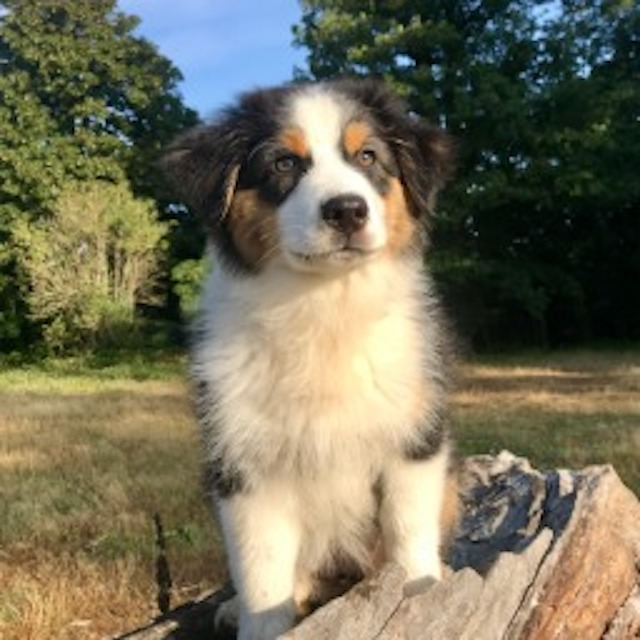
#> input picture IMG_InPut/Pashmina_rezised.jpg, 640 x 640 px
$ python resampling_fourier.py --image ../../IMG_InPut/Pashmina_rezised.jpg
#> lines starting #> are read from the running program, lines starting #| are printed output that depends on the picture
import numpy as np
import matplotlib
matplotlib.use('Agg')
import matplotlib.pyplot as plt
from PIL import Image
from scipy.ndimage import uniform_filter
import argparse, os


def rgb2luminance(img):
    if img.ndim == 2:
        return img.astype(np.float32)
    return (0.299 * img[..., 0] + 0.587 * img[..., 1] + 0.114 * img[..., 2]).astype(np.float32)


def rank_transform(img, sz=3):
    lm = uniform_filter(img.astype(np.float64), size=sz, mode='reflect')
    return (img - lm).astype(np.float32)


def retailler(img, taille, filtre):
    filtres = {"nearest": Image.NEAREST, "bilinear": Image.BILINEAR,
               "bicubic": Image.BICUBIC, "lanczos": Image.LANCZOS}
    H, W = img.shape
    pil   = Image.fromarray(img.astype(np.uint8))
    petit = pil.resize((taille, taille), resample=filtres[filtre])
    grand = petit.resize((W, H), resample=filtres[filtre])
    return np.array(grand, dtype=np.float32)


def spectre_2d(img):
    x = rank_transform(img)
    F = np.fft.fftshift(np.fft.fft2(x.astype(np.float64)))
    return np.log1p(np.abs(F)).astype(np.float32)


def profil_1d(img, direction="horizontal"):
    x    = rank_transform(img)
    axe  = 1 if direction == "horizontal" else 0
    F    = np.fft.fft(x.astype(np.float64), axis=axe)
    prof = np.abs(F).mean(axis=1 - axe)
    return np.fft.fftshift(prof).astype(np.float32)


def pics_theoriques(taille_orig, taille_cible, max_k=4):
    delta = abs(taille_orig - taille_cible)
    pics  = []
    for k in range(1, max_k + 1):
        if k * delta <= taille_orig // 2:
            pics.append(k * delta)
    return pics


def style_ax(ax):
    ax.set_facecolor('#1a1a1a')
    ax.tick_params(colors='gray', labelsize=7)
    ax.set_xlabel("fréquence", color='gray', fontsize=8)
    for sp in ax.spines.values():
        sp.set_color('#333')


FILTRES  = ["nearest", "bilinear", "bicubic", "lanczos"]
COULEURS = {"nearest": "#ff6b6b", "bilinear": "#ffd93d",
            "bicubic": "#6bcb77", "lanczos": "#4d96ff"}


def figure_analyse(img_orig, taille_cible, chemin_sortie, direction="horizontal"):
    H, W        = img_orig.shape
    reimages    = {f: retailler(img_orig, taille_cible, f) for f in FILTRES}
    spec_orig   = spectre_2d(img_orig)
    prof_orig   = profil_1d(img_orig, direction)
    pics_th     = pics_theoriques(W if direction == "horizontal" else H, taille_cible)
    xs          = np.linspace(-(W // 2), W // 2, len(prof_orig))

    fig, axes = plt.subplots(4, 5, figsize=(24, 18))
    fig.patch.set_facecolor('#0f0f0f')

    # ligne 0 : images
    axes[0, 0].imshow(img_orig, cmap='gray', aspect='auto')
    axes[0, 0].axis('off')
    axes[0, 0].set_title("Original", color='white', fontsize=10)
    for j, f in enumerate(FILTRES):
        axes[0, j+1].imshow(reimages[f], cmap='gray', aspect='auto')
        axes[0, j+1].axis('off')
        axes[0, j+1].set_title(f"{f}\n→{taille_cible}→{W}", color=COULEURS[f], fontsize=10, fontweight='bold')

    # ligne 1 : spectres 2D
    vmax = np.percentile(spec_orig, 99.5)
    axes[1, 0].imshow(spec_orig, cmap='inferno', vmin=0, vmax=vmax, aspect='auto')
    axes[1, 0].axis('off')
    axes[1, 0].set_title("Spectre 2D\nOriginal", color='white', fontsize=9)
    for j, f in enumerate(FILTRES):
        axes[1, j+1].imshow(spectre_2d(reimages[f]), cmap='inferno', vmin=0, vmax=vmax, aspect='auto')
        axes[1, j+1].axis('off')
        axes[1, j+1].set_title(f"Spectre 2D\n{f}", color=COULEURS[f], fontsize=9, fontweight='bold')

    # ligne 2 : profils 1D
    axes[2, 0].plot(xs, prof_orig / prof_orig.max(), color='white', lw=1, alpha=0.6, label='original')
    for f in FILTRES:
        p = profil_1d(reimages[f], direction)
        axes[2, 0].plot(xs, p / p.max(), color=COULEURS[f], lw=1, alpha=0.85, label=f)
    for pk in pics_th:
        axes[2, 0].axvline( pk, color='cyan', lw=0.7, ls='--', alpha=0.6)
        axes[2, 0].axvline(-pk, color='cyan', lw=0.7, ls='--', alpha=0.6)
    axes[2, 0].set_title(f"Profils 1D\n(tous filtres)", color='white', fontsize=9)
    style_ax(axes[2, 0])
    axes[2, 0].legend(fontsize=7, facecolor='#222', labelcolor='white', framealpha=0.7)

    for j, f in enumerate(FILTRES):
        p    = profil_1d(reimages[f], direction)
        norm = max(prof_orig.max(), p.max())
        ax   = axes[2, j+1]
        ax.fill_between(xs, prof_orig / norm, alpha=0.2, color='white')
        ax.plot(xs, prof_orig / norm, color='white', lw=0.8, alpha=0.6)
        ax.fill_between(xs, p / norm, alpha=0.2, color=COULEURS[f])
        ax.plot(xs, p / norm, color=COULEURS[f], lw=1.3)
        for k, pk in enumerate(pics_th):
            lbl = f'k={k+1}(±{pk})' if k < 2 else ''
            ax.axvline( pk, color='cyan', lw=0.8, ls='--', alpha=0.7, label=lbl)
            ax.axvline(-pk, color='cyan', lw=0.8, ls='--', alpha=0.7)
        ax.set_title(f"Profil {direction}\n{f}", color=COULEURS[f], fontsize=9, fontweight='bold')
        style_ax(ax)
        ax.legend(fontsize=6, facecolor='#222', labelcolor='white', framealpha=0.7)

    # ligne 3 : diff spectres
    axes[3, 0].axis('off')
    axes[3, 0].set_facecolor('#0f0f0f')
    axes[3, 0].text(0.5, 0.5, "Diff spectre\n(résamp − orig)\nRouge=+  Bleu=−",
                    ha='center', va='center', color='white', fontsize=9, transform=axes[3, 0].transAxes)

    diffs = [spectre_2d(reimages[f]) - spec_orig for f in FILTRES]
    vd    = np.percentile(np.abs(np.stack(diffs)), 98)
    for j, f in enumerate(FILTRES):
        axes[3, j+1].imshow(diffs[j], cmap='RdBu_r', vmin=-vd, vmax=vd, aspect='auto')
        axes[3, j+1].axis('off')
        axes[3, j+1].set_title(f"Diff\n{f}", color=COULEURS[f], fontsize=9, fontweight='bold')

    fig.suptitle(
        f"Analyse Fourier – {W}→{taille_cible}→{W}  |  pics théoriques ±{pics_th}  |  Rank Transform (sz=3)",
        color='white', fontsize=11, fontweight='bold', y=0.97
    )
    plt.tight_layout(rect=[0, 0, 1, 0.95])
    plt.savefig(chemin_sortie, dpi=130, bbox_inches='tight', facecolor='#0f0f0f')
    print(f"Sauvegardé : {chemin_sortie}")
    plt.close()


def figure_4composantes(img_orig, taille_cible, chemin_sortie):
    noms_comp = ["Magnitude (log)", "Cos(angle)", "Sin(angle)", "Angle"]
    cmaps     = ["inferno", "coolwarm", "coolwarm", "hsv"]
    reimages  = {f: retailler(img_orig, taille_cible, f) for f in FILTRES}

    fig, axes = plt.subplots(4, 5, figsize=(22, 16))
    fig.patch.set_facecolor('#0f0f0f')
    fig.suptitle("Composantes spectrales pour CNN  |  Magnitude · Cos · Sin · Angle  (Rank Transform)",
                 color='white', fontsize=12, fontweight='bold')

    for ligne, (nom, cmap) in enumerate(zip(noms_comp, cmaps)):
        def afficher(ax, img, titre, couleur):
            x  = rank_transform(img)
            F  = np.fft.fftshift(np.fft.fft2(x.astype(np.float64)))
            mag   = np.log1p(np.abs(F)).astype(np.float32)
            angle = np.angle(F).astype(np.float32)
            comps = [mag, np.cos(angle), np.sin(angle), angle]
            c = comps[ligne]
            ax.imshow(c, cmap=cmap, aspect='auto',
                      vmin=np.percentile(c, 1), vmax=np.percentile(c, 99))
            ax.set_title(f"{nom}\n{titre}", color=couleur, fontsize=8, fontweight='bold')
            ax.axis('off')

        afficher(axes[ligne, 0], img_orig, "Original", 'white')
        for col, f in enumerate(FILTRES):
            afficher(axes[ligne, col+1], reimages[f], f, COULEURS[f])

    plt.tight_layout(rect=[0, 0, 1, 0.95])
    plt.savefig(chemin_sortie, dpi=120, bbox_inches='tight', facecolor='#0f0f0f')
    print(f"Sauvegardé : {chemin_sortie}")
    plt.close()


if __name__ == "__main__":
    parser = argparse.ArgumentParser()
    parser.add_argument("--image",     type=str, default="img/baboon.png")
    parser.add_argument("--target",    type=int, default=350)
    parser.add_argument("--out_dir",   type=str, default="results")
    parser.add_argument("--direction", type=str, default="horizontal", choices=["horizontal", "vertical"])
    args = parser.parse_args()

    os.makedirs(args.out_dir, exist_ok=True)
    img = rgb2luminance(np.array(Image.open(args.image)))
#> in rgb2luminance, `return (0.299 * img[..., 0] + 0.587 * img[..., 1] + 0.114 * img[..., 2..`:
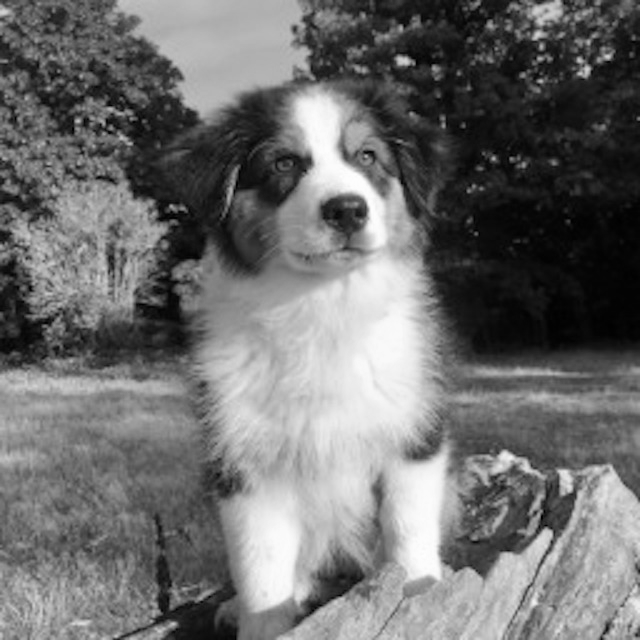
#> returned value: shape (640, 640) float32; min 0.587, max 254.4, mean 111.1
    print(f"Image : {args.image}  →  {img.shape}  |  target={args.target}")
#| Image : ../../IMG_InPut/Pashmina_rezised.jpg  →  (640, 640)  |  target=350

    figure_analyse(img, args.target,
                   chemin_sortie=os.path.join(args.out_dir, "fourier_analysis.png"),
                   direction=args.direction)
#> in figure_analyse, `reimages    = {f: retailler(img_orig, taille_cible, f) for f in FILTRES}`: reimages = 4 items
#> in spectre_2d, `return np.log1p(np.abs(F)).astype(np.float32)`:
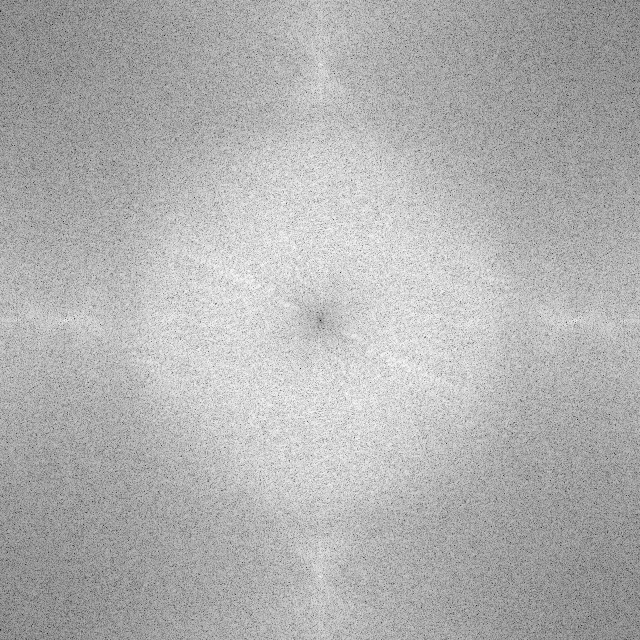
#> returned value: shape (640, 640) float32; min 1.73e-05, max 9.39, mean 6.54; drawn with min black and max white
#> in profil_1d, `prof = np.abs(F).mean(axis=1 - axe)`: prof = 640 values, max 93.6 at index 1, min 19.47 at index 320, mean 50.8
#> in figure_analyse, `prof_orig   = profil_1d(img_orig, direction)`: prof_orig = 640 values, max 93.6 at index 319, min 19.47 at index 0, mean 50.8
#> in figure_analyse, `xs          = np.linspace(-(W // 2), W // 2, len(prof_orig))`: xs = 640 values from -320 to 320
#> in figure_analyse, `vmax = np.percentile(spec_orig, 99.5)`: vmax = 8.8
#> the loop in figure_analyse, `for j, f in enumerate(FILTRES):` made 4 passes
#> pass 2, in spectre_2d (call 3), `x = rank_transform(img)`:
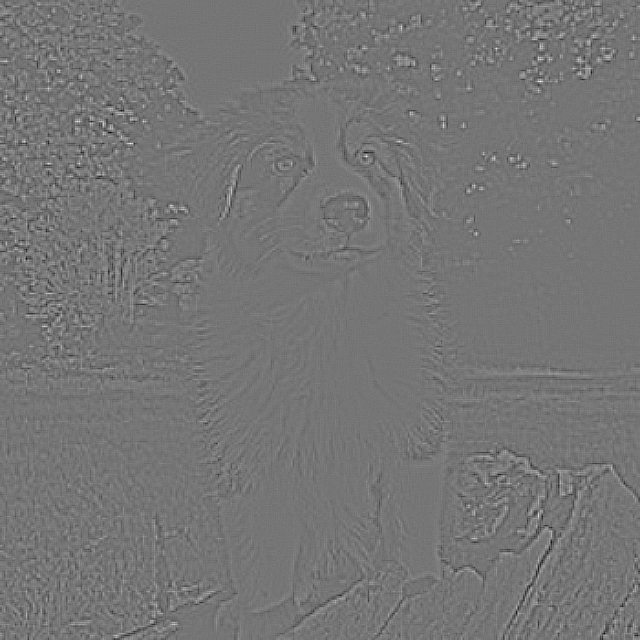
#> x: shape (640, 640) float32; min -20.33, max 23.67, mean 0; drawn with min black and max white
#> the loop in figure_analyse, `for j, f in enumerate(FILTRES):` made 4 passes
#> norm on passes 1 to 4: 298.3, 93.6, 93.6, 93.6
#> in spectre_2d (call 9), `return np.log1p(np.abs(F)).astype(np.float32)`:
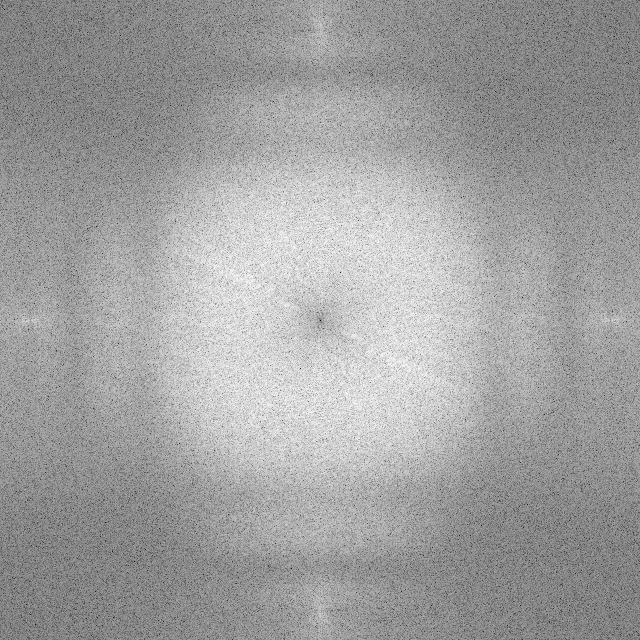
#> returned value: shape (640, 640) float32; min 6.05e-05, max 9.42, mean 5.94; drawn with min black and max white
#> in figure_analyse, `diffs = [spectre_2d(reimages[f]) - spec_orig for f in FILTRES]`: diffs = 4 items
#> in figure_analyse, `vd    = np.percentile(np.abs(np.stack(diffs)), 98)`: vd = 2.75
#> in figure_analyse, `plt.savefig(chemin_sortie, dpi=130, bbox_inches='tight', facecolor='#0..`:
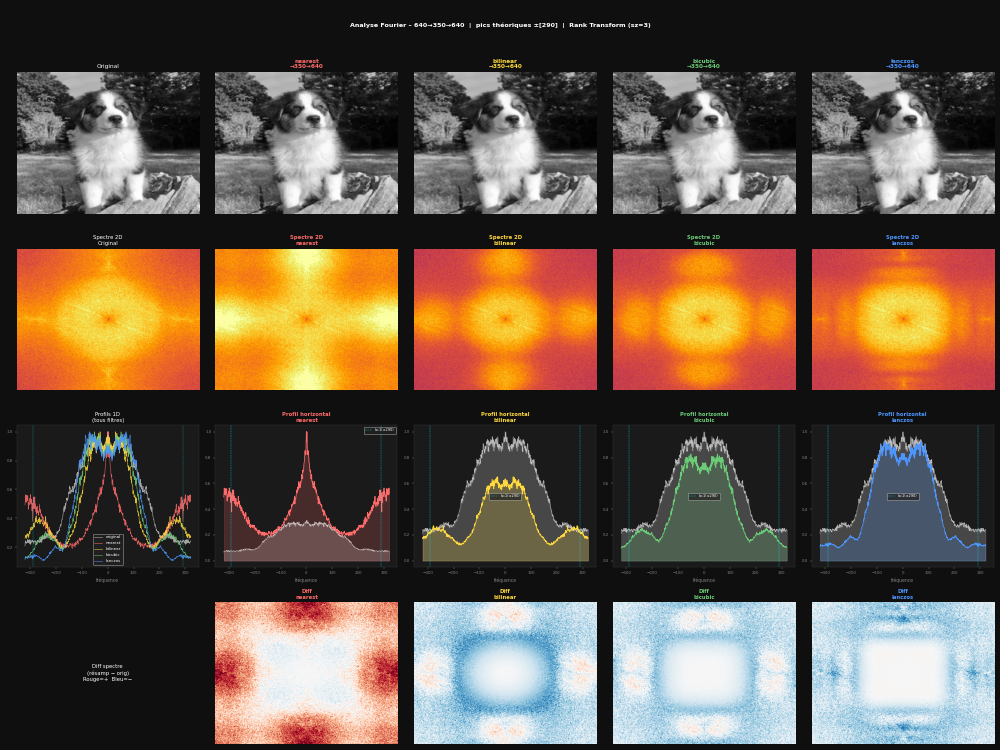
#> figure drawn by matplotlib, 19 panels; panel 11: curve peaks at x = -0.501, y = 1; panel 11: curve peaks at x = -0.501, y = 1; panel 11: curve peaks at x = -29.55, y = 1; panel 12: curve peaks at x = -0.501, y = 0.314

    figure_4composantes(img, args.target,
                        chemin_sortie=os.path.join(args.out_dir, "fourier_4components.png"))
#> in figure_4composantes, `reimages  = {f: retailler(img_orig, taille_cible, f) for f in FILTRES}`: reimages = 4 items
#> the loop in figure_4composantes, `for ligne, (nom, cmap) in enumerate(zip(noms_comp, cmaps)):` made 4 passes
#> pass 1, in afficher (call 4), `angle = np.angle(F).astype(np.float32)`:
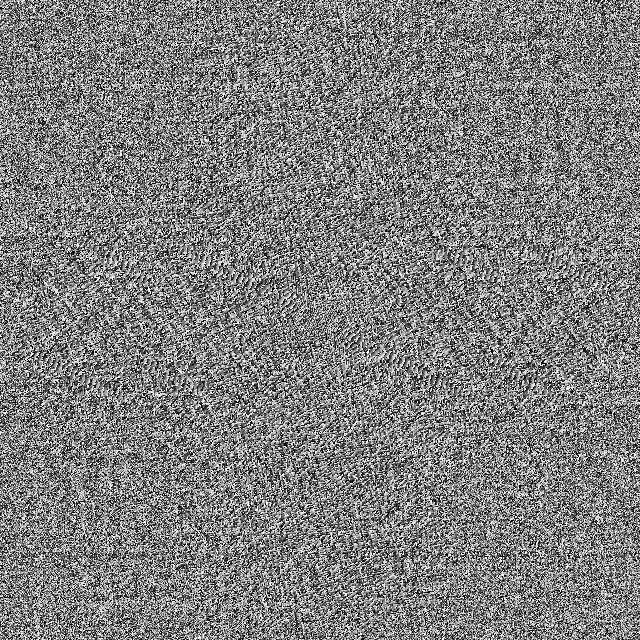
#> angle: shape (640, 640) float32; min -3.14, max 3.14, mean 1.53e-05; drawn with min black and max white
#> in figure_4composantes, `plt.savefig(chemin_sortie, dpi=120, bbox_inches='tight', facecolor='#0..`:
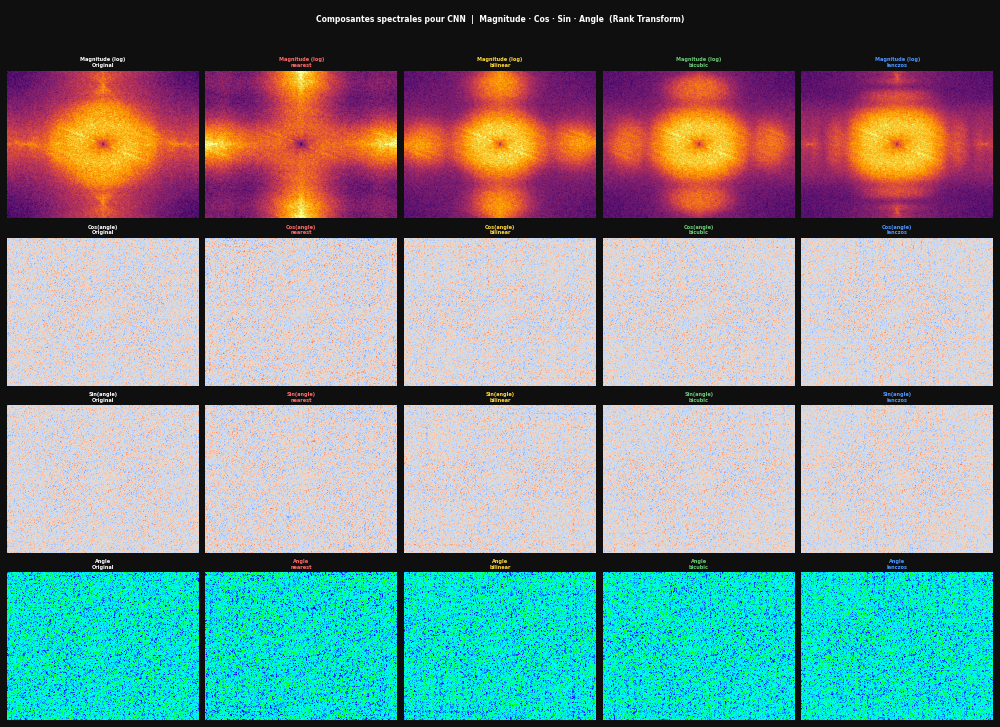
#> figure drawn by matplotlib, 20 panels

    print("Terminé.")
